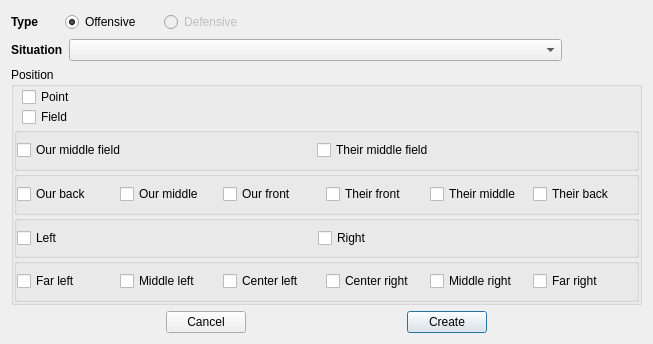
<?xml version="1.0" encoding="UTF-8"?>
<ui version="4.0">
 <class>SpInitDialog</class>
 <widget class="QDialog" name="SpInitDialog">
  <property name="windowModality">
   <enum>Qt::ApplicationModal</enum>
  </property>
  <property name="geometry">
   <rect>
    <x>0</x>
    <y>0</y>
    <width>653</width>
    <height>344</height>
   </rect>
  </property>
  <property name="minimumSize">
   <size>
    <width>653</width>
    <height>344</height>
   </size>
  </property>
  <property name="maximumSize">
   <size>
    <width>653</width>
    <height>344</height>
   </size>
  </property>
  <property name="windowTitle">
   <string>Create new SetPlay</string>
  </property>
  <layout class="QVBoxLayout" name="verticalLayout">
   <item>
    <layout class="QHBoxLayout" name="horizontalLayout_2">
     <item>
      <widget class="QLabel" name="label">
       <property name="sizePolicy">
        <sizepolicy hsizetype="Maximum" vsizetype="Maximum">
         <horstretch>0</horstretch>
         <verstretch>0</verstretch>
        </sizepolicy>
       </property>
       <property name="font">
        <font>
         <weight>75</weight>
         <bold>true</bold>
        </font>
       </property>
       <property name="text">
        <string>Type</string>
       </property>
      </widget>
     </item>
     <item>
      <spacer name="horizontalSpacer">
       <property name="orientation">
        <enum>Qt::Horizontal</enum>
       </property>
       <property name="sizeType">
        <enum>QSizePolicy::Maximum</enum>
       </property>
       <property name="sizeHint" stdset="0">
        <size>
         <width>20</width>
         <height>20</height>
        </size>
       </property>
      </spacer>
     </item>
     <item>
      <widget class="QRadioButton" name="offensiveTypeRB">
       <property name="sizePolicy">
        <sizepolicy hsizetype="Maximum" vsizetype="Fixed">
         <horstretch>0</horstretch>
         <verstretch>0</verstretch>
        </sizepolicy>
       </property>
       <property name="minimumSize">
        <size>
         <width>93</width>
         <height>22</height>
        </size>
       </property>
       <property name="text">
        <string>Offensive</string>
       </property>
       <property name="checked">
        <bool>true</bool>
       </property>
      </widget>
     </item>
     <item>
      <widget class="QRadioButton" name="defensiveTypeRB">
       <property name="enabled">
        <bool>false</bool>
       </property>
       <property name="sizePolicy">
        <sizepolicy hsizetype="Maximum" vsizetype="Fixed">
         <horstretch>0</horstretch>
         <verstretch>0</verstretch>
        </sizepolicy>
       </property>
       <property name="minimumSize">
        <size>
         <width>98</width>
         <height>22</height>
        </size>
       </property>
       <property name="text">
        <string>Defensive</string>
       </property>
      </widget>
     </item>
     <item>
      <spacer name="horizontalSpacer_2">
       <property name="orientation">
        <enum>Qt::Horizontal</enum>
       </property>
       <property name="sizeHint" stdset="0">
        <size>
         <width>40</width>
         <height>20</height>
        </size>
       </property>
      </spacer>
     </item>
    </layout>
   </item>
   <item>
    <layout class="QHBoxLayout" name="horizontalLayout_3">
     <item>
      <widget class="QLabel" name="label_2">
       <property name="sizePolicy">
        <sizepolicy hsizetype="Maximum" vsizetype="Maximum">
         <horstretch>0</horstretch>
         <verstretch>0</verstretch>
        </sizepolicy>
       </property>
       <property name="font">
        <font>
         <weight>75</weight>
         <bold>true</bold>
        </font>
       </property>
       <property name="text">
        <string>Situation</string>
       </property>
      </widget>
     </item>
     <item>
      <widget class="QComboBox" name="situationComboBox"/>
     </item>
     <item>
      <spacer name="horizontalSpacer_6">
       <property name="orientation">
        <enum>Qt::Horizontal</enum>
       </property>
       <property name="sizeType">
        <enum>QSizePolicy::Maximum</enum>
       </property>
       <property name="sizeHint" stdset="0">
        <size>
         <width>80</width>
         <height>20</height>
        </size>
       </property>
      </spacer>
     </item>
    </layout>
   </item>
   <item>
    <layout class="QHBoxLayout" name="OptionsLayout">
     <item>
      <widget class="QGroupBox" name="positionGroupBox">
       <property name="sizePolicy">
        <sizepolicy hsizetype="MinimumExpanding" vsizetype="MinimumExpanding">
         <horstretch>0</horstretch>
         <verstretch>0</verstretch>
        </sizepolicy>
       </property>
       <property name="font">
        <font>
         <kerning>false</kerning>
        </font>
       </property>
       <property name="title">
        <string>Position</string>
       </property>
       <layout class="QVBoxLayout" name="verticalLayout_9">
        <property name="spacing">
         <number>0</number>
        </property>
        <property name="margin">
         <number>0</number>
        </property>
        <item>
         <layout class="QVBoxLayout" name="verticalLayout_13">
          <property name="spacing">
           <number>0</number>
          </property>
          <property name="leftMargin">
           <number>8</number>
          </property>
          <item>
           <widget class="QCheckBox" name="pointBox">
            <property name="layoutDirection">
             <enum>Qt::LeftToRight</enum>
            </property>
            <property name="autoFillBackground">
             <bool>false</bool>
            </property>
            <property name="text">
             <string>Point</string>
            </property>
            <property name="tristate">
             <bool>false</bool>
            </property>
           </widget>
          </item>
          <item>
           <widget class="QCheckBox" name="fieldBox">
            <property name="text">
             <string>Field</string>
            </property>
           </widget>
          </item>
         </layout>
        </item>
        <item>
         <widget class="QGroupBox" name="horizontalSides">
          <property name="title">
           <string/>
          </property>
          <layout class="QHBoxLayout" name="horizontalLayout_6">
           <property name="spacing">
            <number>0</number>
           </property>
           <property name="margin">
            <number>0</number>
           </property>
           <item>
            <widget class="QCheckBox" name="ourMiddleField">
             <property name="text">
              <string>Our middle field</string>
             </property>
            </widget>
           </item>
           <item>
            <widget class="QCheckBox" name="theirMiddleField">
             <property name="text">
              <string>Their middle field</string>
             </property>
            </widget>
           </item>
           <item>
            <spacer name="horizontalSpacer_8">
             <property name="orientation">
              <enum>Qt::Horizontal</enum>
             </property>
             <property name="sizeType">
              <enum>QSizePolicy::Fixed</enum>
             </property>
             <property name="sizeHint" stdset="0">
              <size>
               <width>19</width>
               <height>20</height>
              </size>
             </property>
            </spacer>
           </item>
          </layout>
         </widget>
        </item>
        <item>
         <widget class="QGroupBox" name="sixHorizontalAreas">
          <property name="title">
           <string/>
          </property>
          <layout class="QHBoxLayout" name="horizontalLayout_7">
           <property name="spacing">
            <number>0</number>
           </property>
           <property name="margin">
            <number>0</number>
           </property>
           <item>
            <widget class="QCheckBox" name="ourBack">
             <property name="text">
              <string>Our back</string>
             </property>
            </widget>
           </item>
           <item>
            <widget class="QCheckBox" name="ourMiddle">
             <property name="text">
              <string>Our middle</string>
             </property>
            </widget>
           </item>
           <item>
            <widget class="QCheckBox" name="ourFront">
             <property name="text">
              <string>Our front</string>
             </property>
            </widget>
           </item>
           <item>
            <widget class="QCheckBox" name="theirFront">
             <property name="text">
              <string>Their front</string>
             </property>
            </widget>
           </item>
           <item>
            <widget class="QCheckBox" name="theirMiddle">
             <property name="text">
              <string>Their middle</string>
             </property>
            </widget>
           </item>
           <item>
            <widget class="QCheckBox" name="theirBack">
             <property name="text">
              <string>Their back</string>
             </property>
            </widget>
           </item>
          </layout>
         </widget>
        </item>
        <item>
         <widget class="QGroupBox" name="verticalSides">
          <property name="title">
           <string/>
          </property>
          <layout class="QHBoxLayout" name="horizontalLayout_5">
           <property name="spacing">
            <number>0</number>
           </property>
           <property name="margin">
            <number>0</number>
           </property>
           <item>
            <widget class="QCheckBox" name="leftCB">
             <property name="enabled">
              <bool>true</bool>
             </property>
             <property name="text">
              <string>Left</string>
             </property>
            </widget>
           </item>
           <item>
            <widget class="QCheckBox" name="rightCB">
             <property name="text">
              <string>Right</string>
             </property>
             <property name="checkable">
              <bool>true</bool>
             </property>
            </widget>
           </item>
           <item>
            <spacer name="horizontalSpacer_7">
             <property name="orientation">
              <enum>Qt::Horizontal</enum>
             </property>
             <property name="sizeType">
              <enum>QSizePolicy::Fixed</enum>
             </property>
             <property name="sizeHint" stdset="0">
              <size>
               <width>18</width>
               <height>20</height>
              </size>
             </property>
            </spacer>
           </item>
          </layout>
         </widget>
        </item>
        <item>
         <widget class="QGroupBox" name="sixVerticalAreas">
          <property name="title">
           <string/>
          </property>
          <layout class="QHBoxLayout" name="horizontalLayout_8">
           <property name="spacing">
            <number>0</number>
           </property>
           <property name="margin">
            <number>0</number>
           </property>
           <item>
            <widget class="QCheckBox" name="farLeft">
             <property name="text">
              <string>Far left</string>
             </property>
            </widget>
           </item>
           <item>
            <widget class="QCheckBox" name="midLeft">
             <property name="text">
              <string>Middle left</string>
             </property>
            </widget>
           </item>
           <item>
            <widget class="QCheckBox" name="cenLeft">
             <property name="text">
              <string>Center left</string>
             </property>
            </widget>
           </item>
           <item>
            <widget class="QCheckBox" name="cenRight">
             <property name="text">
              <string>Center right</string>
             </property>
            </widget>
           </item>
           <item>
            <widget class="QCheckBox" name="midRight">
             <property name="text">
              <string>Middle right</string>
             </property>
            </widget>
           </item>
           <item>
            <widget class="QCheckBox" name="farRight">
             <property name="text">
              <string>Far right</string>
             </property>
            </widget>
           </item>
          </layout>
         </widget>
        </item>
       </layout>
      </widget>
     </item>
    </layout>
   </item>
   <item>
    <layout class="QHBoxLayout" name="horizontalLayout">
     <item>
      <spacer name="horizontalSpacer_4">
       <property name="orientation">
        <enum>Qt::Horizontal</enum>
       </property>
       <property name="sizeHint" stdset="0">
        <size>
         <width>40</width>
         <height>20</height>
        </size>
       </property>
      </spacer>
     </item>
     <item>
      <widget class="QPushButton" name="cancelButton">
       <property name="text">
        <string>Cancel</string>
       </property>
      </widget>
     </item>
     <item>
      <spacer name="horizontalSpacer_3">
       <property name="orientation">
        <enum>Qt::Horizontal</enum>
       </property>
       <property name="sizeHint" stdset="0">
        <size>
         <width>40</width>
         <height>20</height>
        </size>
       </property>
      </spacer>
     </item>
     <item>
      <widget class="QPushButton" name="createButton">
       <property name="text">
        <string>Create</string>
       </property>
       <property name="autoDefault">
        <bool>false</bool>
       </property>
       <property name="default">
        <bool>true</bool>
       </property>
      </widget>
     </item>
     <item>
      <spacer name="horizontalSpacer_5">
       <property name="orientation">
        <enum>Qt::Horizontal</enum>
       </property>
       <property name="sizeHint" stdset="0">
        <size>
         <width>40</width>
         <height>20</height>
        </size>
       </property>
      </spacer>
     </item>
    </layout>
   </item>
  </layout>
 </widget>
 <resources/>
 <connections/>
</ui>
